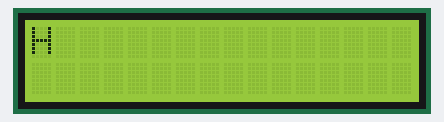
Recording of a sketch running on a simulated Arduino Mega 2560, built with avr-gcc and run on an emulated ATmega2560. Parts: 16×2 character LCD.

Above: at 0.1 s.
At 0.6 s:
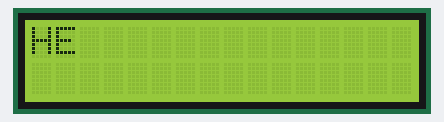
At 1.1 s:
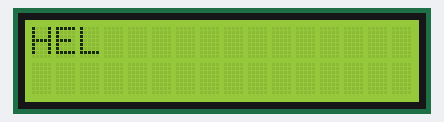
At 1.6 s:
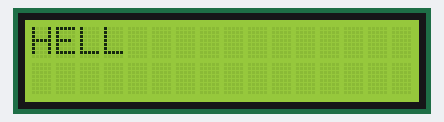
At 2.1 s:
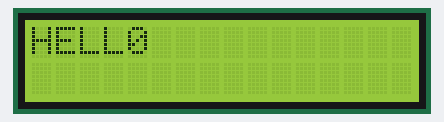

Measured:
- what the display in image 1 shows lasts 0.5 s, from 0.6 s to 1.1 s

The sketch:

LCDDisplay_sesh1.ino
```cpp
#include <LiquidCrystal.h>
LiquidCrystal lcd (47,46,45,44,43,42,41,40,39,38,37);

void setup(){
  lcd.begin(16,2);
}

void loop(){
  //lcd.setCursor(0,0);
  //lcd.print("Hello World");
  //delay(1000);
  //lcd.setCursor(0,1);
  //lcd.print("Sample Data");
  //delay(1000);

  //Letter by Letter
  lcd.setCursor(0,0);
  lcd.print("H");
  delay(500);
  lcd.setCursor(1,0);
  lcd.print("E");
  delay(500);
  lcd.setCursor(2,0);
  lcd.print("L");
  delay(500);
  lcd.setCursor(3,0);
  lcd.print("L");
  delay(500);
  lcd.setCursor(4,0);
  lcd.print("0");
  delay(500);
}
```
